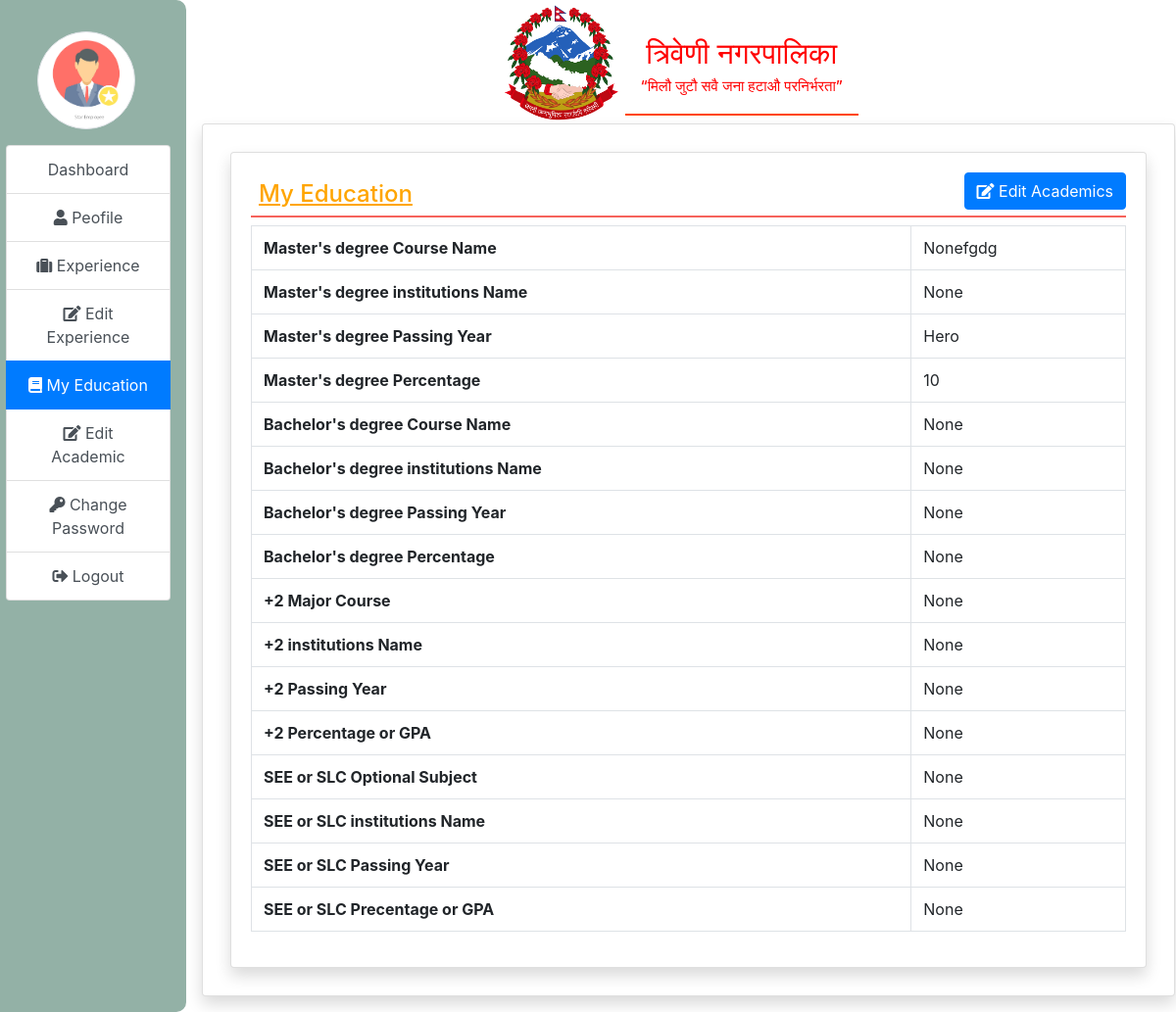
The page /my_edu/ (signed in) on the database its author committed.
### employees/models.py (models this page shows, shortened)
class EmployeeEducation(models.Model):
     user = models.ForeignKey(User, on_delete=models.CASCADE)
     CorseMaster = models.CharField(max_length=100,null=True)
     schoolMaster = models.CharField(max_length=100,null=True)
     yearOfPassMaster = models.CharField(max_length=100,null=True)
     precentageMaster = models.CharField(max_length=100,null=True)
     CorseBachlor = models.CharField(max_length=100,null=True)
     schoolBachlor = models.CharField(max_length=100,null=True)
     yearOfPassBachlor = models.CharField(max_length=100,null=True)
     precentageBachlor = models.CharField(max_length=100,null=True)
     CorsePlus2 = models.CharField(max_length=100,null=True)
     schoolPlus2 = models.CharField(max_length=100,null=True)
     yearOfPassPlus2 = models.CharField(max_length=100,null=True)
     precentagePlus2 = models.CharField(max_length=100,null=True)
     CorseSEE = models.CharField(max_length=100,null=True)
     schoolSEE = models.CharField(max_length=100,null=True)
     yearOfPassSEE = models.CharField(max_length=100,null=True)
     precentageSEE = models.CharField(max_length=100,null=True)

### employees/views.py (the view)
# urls.py: path('my_edu/',my_edu,name="my_edu"),
def my_edu(request):
    if not request.user.is_authenticated:
        return redirect('emp_login')
    user = request.user
    Edu = EmployeeEducation.objects.get(user = user)
    return render(request,'emp_education.html',locals())

### employees/templates/emp_education.html
{%extends 'empage_base.html'%}
{% block main %}
<div class="card shadow m-2">
    <div class="card-body">
        <a href="{% url 'my_edu_edit'%}" class="btn btn-primary float-right"> <i class="fa fa-edit"></i> Edit Academics</a>
        <h4 class="p-2" style="border-bottom: 2px solid #F6635C !important; text-decoration: underline; color:orange;">
            My Education</h4>
        <div class="continer-fluid">
            <table class="table table-bordered">
                <tr>
                    <th>Master's degree Course Name</th>
                    <td>{{Edu.CorseMaster}}</td>
                </tr>
                <tr>
                    <th>Master's degree institutions Name</th>
                    <td>{{Edu.schoolMaster}}</td>
                </tr>
                <tr>
                    <th>Master's degree Passing Year</th>
                    <td>{{Edu.yearOfPassMaster}}</td>
                </tr>
                <tr>
                    <th>Master's degree Percentage</th>
                    <td>{{Edu.precentageMaster}}</td>
                </tr>
                <tr>
                    <th>Bachelor's degree Course Name</th>
                    <td>{{Edu.CorseBachlor}}</td>
                </tr>
                <tr>
                    <th>Bachelor's degree institutions Name</th>
                    <td>{{Edu.schoolBachlor}}</td>
                </tr>
                <tr>
                    <th>Bachelor's degree Passing Year</th>
                    <td>{{Edu.yearOfPassBachlor}}</td>
                </tr>
                <tr>
                    <th>Bachelor's degree Percentage</th>
                    <td>{{Edu.precentageBachlor}}</td>
                </tr>
                <tr>
                    <th>+2 Major Course</th>
                    <td>{{Edu.CorsePlus2}}</td>
                </tr>
                <tr>
                    <th>+2 institutions Name</th>
                    <td>{{Edu.schoolPlus2}}</td>
                </tr>
                <tr>
                    <th>+2 Passing Year</th>
                    <td>{{Edu.yearOfPassPlus2}}</td>
                </tr>
                <tr>
                    <th>+2 Percentage or GPA</th>
                    <td>{{Edu.precentagePlus2}}</td>
                </tr>
                <tr>
                    <th>SEE or SLC Optional Subject</th>
                    <td>{{Edu.CorseSEE}}</td>
                </tr>
                <tr>
                    <th>SEE or SLC institutions Name</th>
                    <td>{{Edu.schoolSEE}}</td>
                </tr>
                <tr>
                    <th>SEE or SLC Passing Year</th>
                    <td>{{Edu.yearOfPassSEE}}</td>
                </tr>
                <tr>
                    <th>SEE or SLC Precentage or GPA</th>
                    <td>{{Edu.precentageSEE}}</td>
                </tr>
            </table>
        </div>
    </div>
</div >
{% endblock %}

### rows shown on the page
EmployeeEducation: CorseMaster "Nonefgdg", schoolMaster "None", yearOfPassMaster "Hero", precentageMaster "10", CorseBachlor "None", schoolBachlor "None", yearOfPassBachlor "None", precentageBachlor "None", CorsePlus2 "None", schoolPlus2 "None", yearOfPassPlus2 "None", precentagePlus2 "None", CorseSEE "None", schoolSEE "None", yearOfPassSEE "None", precentageSEE "None"
